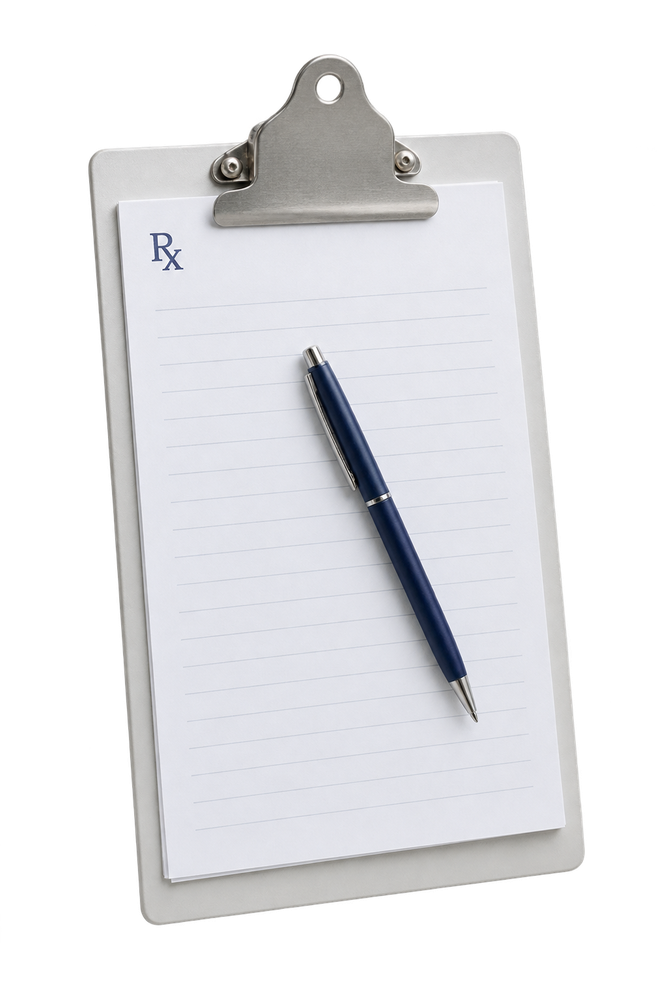
#> input picture ads/glp1-glass/plates/src/rx_clipboard_chatgpt.png, 667 x 1000 px, shrunk from 1024 x 1536 before the run, found by its file name
$ python prep-plates-v6.py
#> lines starting #> are read from the running program, lines starting #| are printed output that depends on the picture; after the words box and inside, x2 and y2 are one past the last pixel; in counts of white or black regions, pixels touching at a corner belong together
#!/usr/bin/env python3
"""v6 product plates from the ChatGPT cut-outs in plates/src/*_chatgpt.png -> plates/{rx_clipboard,ship_box_v6,twine_v6}.png.
The cut-outs carry a faint low-alpha haze around the object (a baked glow/shadow); keep only the object: a mask of its solid
pixels, grown a few px and feathered, limits the alpha. Then crop to the object with a small margin."""
import numpy as np
from PIL import Image, ImageFilter
def clean(src, dst, solid=160, grow=4, pad=8):
#> called with src = 'plates/src/rx_clipboard_chatgpt.png', dst = 'plates/rx_clipboard.png', solid = 160, grow = 4, pad = 8
    im = Image.open(src).convert('RGBA'); a = np.array(im); al = a[..., 3].astype(np.float32)
#> in clean, im is the input picture: PIL image 667x1000 RGBA; mean R, G, B, A 108.3, 108.6, 111.1, 129.5
    m = Image.fromarray(((al > solid) * 255).astype(np.uint8)).filter(ImageFilter.MaxFilter(2 * grow + 1)).filter(ImageFilter.GaussianBlur(1.2))
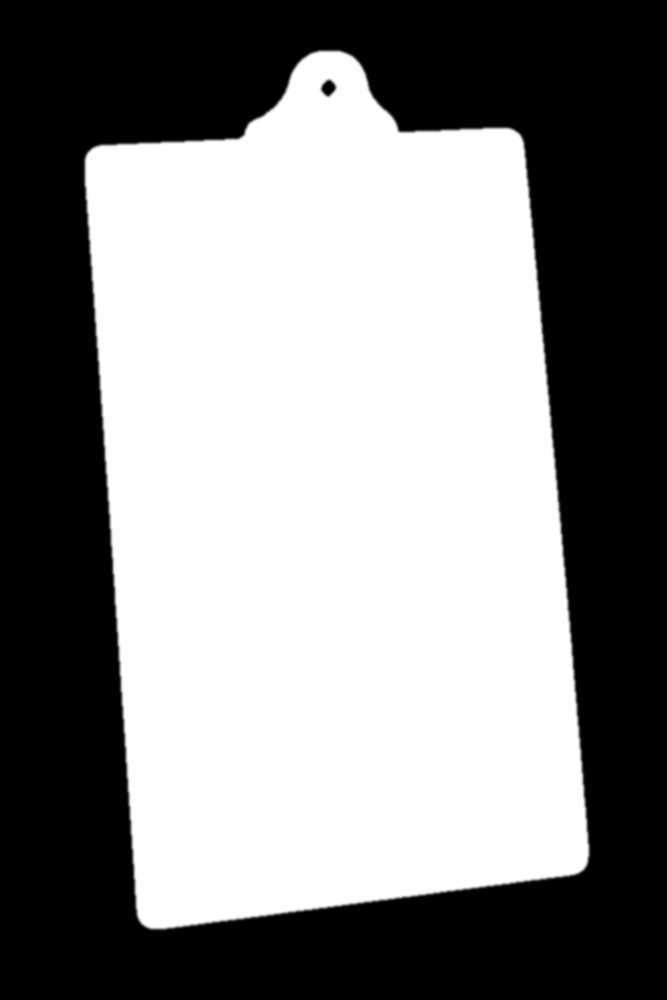
#> m: PIL image 667x1000 L; min 0, max 255, mean 134.7
    al = np.minimum(al, np.array(m, np.float32)); al[al < 24] = 0
#> after `al[al < 24] = 0`: al: shape (1000, 667) float32; min 0, max 255, mean 129.5
    a[..., 3] = al.astype(np.uint8); out = Image.fromarray(a); x0, y0, x1, y1 = out.getbbox()
#> after `a[..., 3] = al.astype(np.uint8)`: a: shape (1000, 667, 4); 0.84% of pixels changed, all inside (x1, y1, x2, y2) = (0, 25, 657, 943)
#> after `x0, y0, x1, y1 = out.getbbox()`: x0 = 88; y0 = 54; x1 = 585; y1 = 926
    out.crop((max(0, x0 - pad), max(0, y0 - pad), min(out.width, x1 + pad), min(out.height, y1 + pad))).save(dst)
    print(dst, out.getbbox())
#| plates/rx_clipboard.png (88, 54, 585, 926)
clean('plates/src/rx_clipboard_chatgpt.png', 'plates/rx_clipboard.png')
clean('plates/src/ship_box_chatgpt.png', 'plates/ship_box_v6.png')
#> call 2 of clean, with src = 'plates/src/ship_box_chatgpt.png', dst = 'plates/ship_box_v6.png', solid = 160, grow = 4, pad = 8
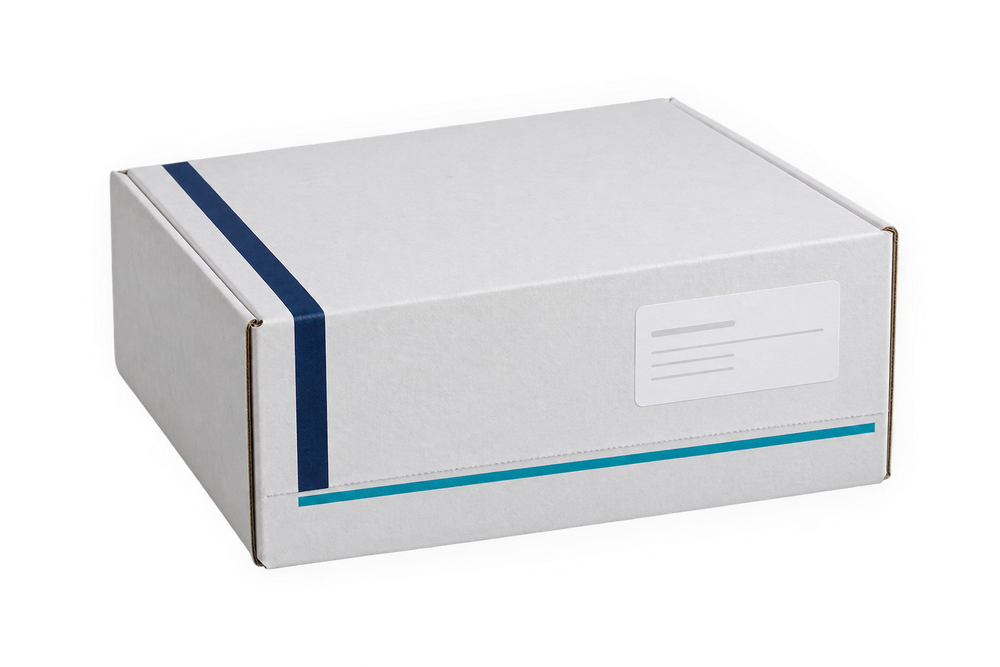
#> input picture ads/glp1-glass/plates/src/ship_box_chatgpt.png, 1000 x 667 px, shrunk from 1536 x 1024 before the run, found by its file name
#> in clean, im is the input picture: PIL image 1000x667 RGBA; mean R, G, B, A 102.7, 103.5, 105.1, 111.3
#> in clean (call 2), `m = Image.fromarray(((al > solid) * 255).astype(np.uint8)).filter(Imag..`:
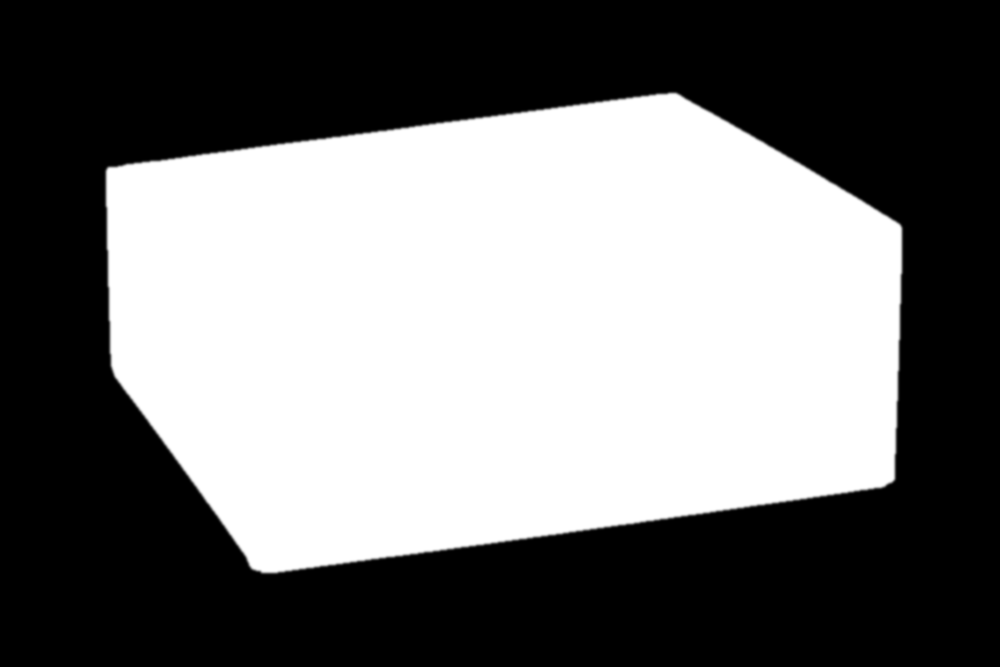
#> m: PIL image 1000x667 L; min 0, max 255, mean 115.4
#> in clean (call 2), `al[al < 24] = 0`: al: shape (667, 1000) float32; min 0, max 255, mean 110.8
#> in clean (call 2), `a[..., 3] = al.astype(np.uint8)`: a: shape (667, 1000, 4); 9.42% of pixels changed, all inside (x1, y1, x2, y2) = (0, 0, 957, 667)
#> in clean (call 2), `x0, y0, x1, y1 = out.getbbox()`: x0 = 109; y0 = 96; x1 = 901; y1 = 570
#> in clean (call 2), `out.crop((max(0, x0 - pad), max(0, y0 - pad), min(out.width, x1 + pad)..`:
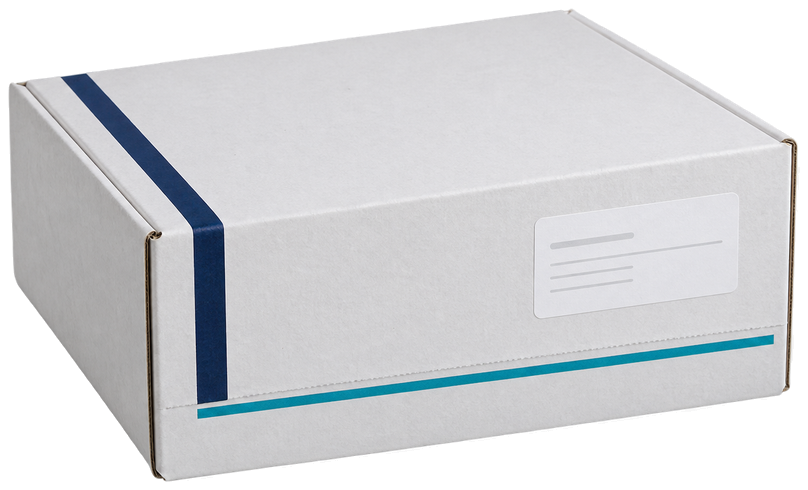
#> saved as ship_box_v6.png: PIL image 808x490 RGBA; mean R, G, B, A 168.8, 170.3, 173.2, 186.6; transparent parts drawn white
#| plates/ship_box_v6.png (109, 96, 901, 570)
clean('plates/src/twine_chatgpt.png', 'plates/twine_v6.png', solid=120, grow=2, pad=2)
#> call 3 of clean, with src = 'plates/src/twine_chatgpt.png', dst = 'plates/twine_v6.png', solid = 120, grow = 2, pad = 2
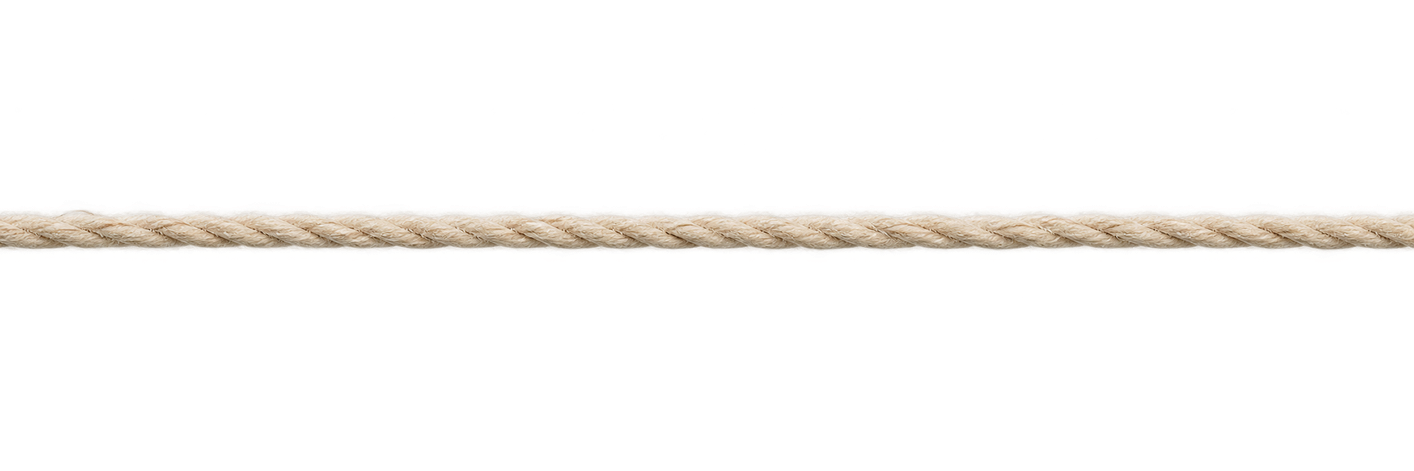
#> input picture ads/glp1-glass/plates/src/twine_chatgpt.png, 1414 x 471 px, shrunk from 2172 x 724 before the run, found by its file name
#> in clean, im is the input picture: PIL image 1414x471 RGBA; mean R, G, B, A 23.9, 21.9, 18.3, 18.2
#> in clean (call 3), `al = a[..., 3].astype(np.float32)`:
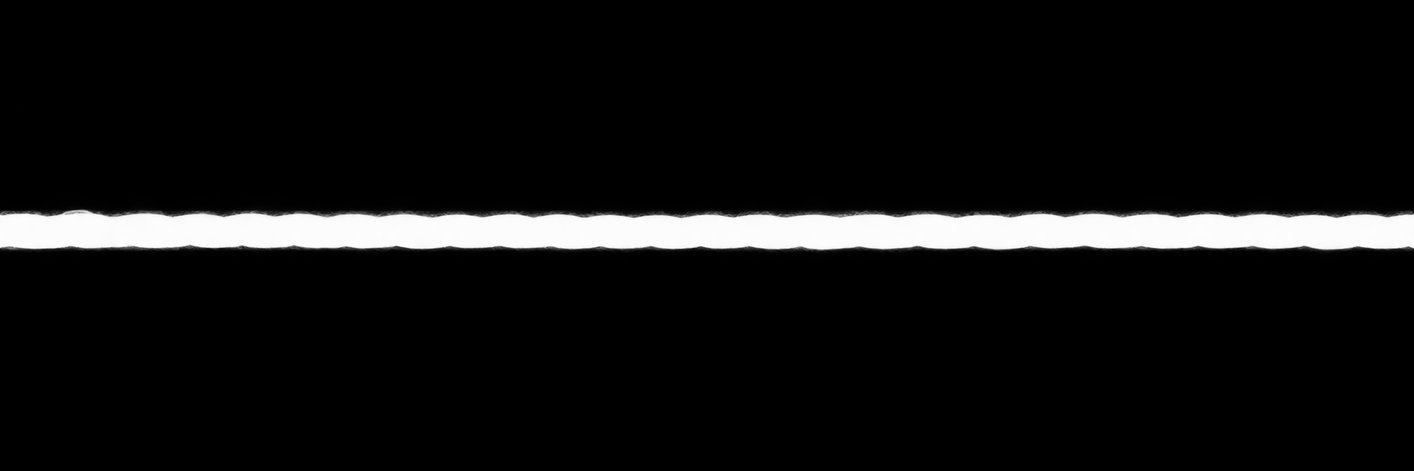
#> al: shape (471, 1414) float32; min 0, max 255, mean 18.2
#> in clean (call 3), `al[al < 24] = 0`: al: shape (471, 1414) float32; min 0, max 255, mean 18
#> in clean (call 3), `a[..., 3] = al.astype(np.uint8)`: a: shape (471, 1414, 4); 3.66% of pixels changed, all inside (x1, y1, x2, y2) = (0, 99, 1414, 298)
#> in clean (call 3), `x0, y0, x1, y1 = out.getbbox()`: x0 = 0; y0 = 209; x1 = 1414; y1 = 252
#> in clean (call 3), `out.crop((max(0, x0 - pad), max(0, y0 - pad), min(out.width, x1 + pad)..`:
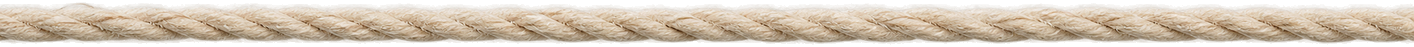
#> saved as twine_v6.png: PIL image 1414x47 RGBA; mean R, G, B, A 196, 178.9, 154.3, 180.5; transparent parts drawn white
#| plates/twine_v6.png (0, 209, 1414, 252)
